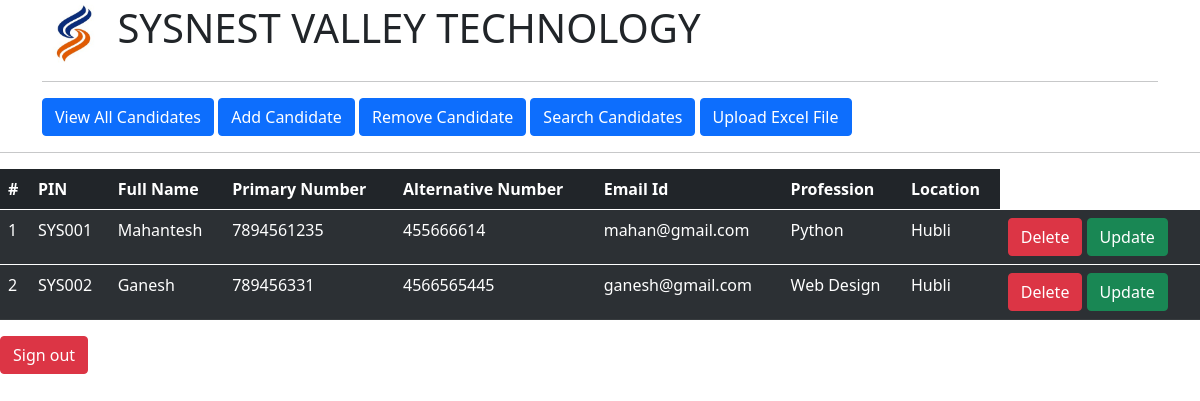
Page /view_all on the committed database.
### user_app/models.py (models this page shows, shortened)
class employee(models.Model):
    PIN = models.CharField(max_length=100, unique=True,default='abc')
    full_name = models.CharField(max_length=100,null=False,default='abc')
    Primary_PhoneNum = models.IntegerField(default=0)
    Alternative_Phonenum = models.IntegerField(default=0)
    Email_Id=models.EmailField(max_length=150,default='abc@gmail.com')
    profession=models.CharField(max_length=150,default=0)
    Location=models.CharField(max_length=150,default=0)

### user_app/views.py (the view)
# urls.py: path('view_all',views.view_all,name='view_all'),
def view_all(request):
    emps = employee.objects.all()
    context={
        'emps':emps
    }
    print(context)
    return render(request,'view_all.html',context)

### user_app/templates/view_all.html (shortened to what this page needs)
<!doctype html>
<html lang="en">
  <head>
    <link href="https://cdn.jsdelivr.net/npm/bootstrap@5.0.2/dist/css/bootstrap.min.css" rel="stylesheet">
    {% load static %}
  </head>
  <body>
    <div class="container">
    <h1><img style="height: 65px;width: 65px;" src="{% static 'img/1619108582628.jpg' %}" alt=""> SYSNEST VALLEY TECHNOLOGY</h1>
      <hr>
      <a class="btn btn-primary" href="/view_all" role="button">View All Candidates</a>
      <a class="btn btn-primary" href="/add_emp" role="button">Add Candidate</a>
      <a class="btn btn-primary" href="/remove" role="button">Remove Candidate</a>
      <a class="btn btn-primary" href="/filter_emp" role="button">Search Candidates</a>
      <a class="btn btn-primary" href="/upload" role="button">Upload Excel File</a>
    </div>
    <hr>
      <table class="table table-dark table-striped">
        <thead>
          <tr>
            <th scope="col">#</th>
            <th scope="col">PIN</th>
            <th scope="col">Full Name</th>
            <th scope="col">Primary Number</th>
            <th scope="col">Alternative Number</th>
            <th scope="col">Email Id</th>
            <th scope="col">Profession</th>
            <th scope="col">Location</th>
          </tr>
        </thead>
        {% for emp in emps %}
        <tbody>
          <tr>
            <td >{{emp.id}}</td>
            <td>{{emp.PIN}}</td>
            <td>{{emp.full_name}}</td>
            <td>{{emp.Primary_PhoneNum}}</td>
            <td>{{emp.Alternative_Phonenum}}</td>
            <td>{{emp.Email_Id}}</td>
            <td>{{emp.profession}}</td>
            <td>{{emp.Location}}</td>
            <td><a href="/delete_all/{{emp.PIN}}" class="btn btn-danger md-sm ">Delete</a>
            <a href="/update/{{emp.PIN}}" class="btn btn-success md-sm">Update</a></td>
          </tr>
        </tbody>
        {% endfor %}
      </table>
      <a href="/sign_out" class="btn btn-danger">Sign out</a>
  </body>
</html>

### rows in the picture
employee: id "1", PIN "SYS001", full_name "Mahantesh", Primary_PhoneNum "7894561235", Alternative_Phonenum "455666614", Email_Id "mahan@gmail.com", profession "Python", Location "Hubli"
employee: id "2", PIN "SYS002", full_name "Ganesh", Primary_PhoneNum "789456331", Alternative_Phonenum "4566565445", Email_Id "ganesh@gmail.com", profession "Web Design", Location "Hubli"
